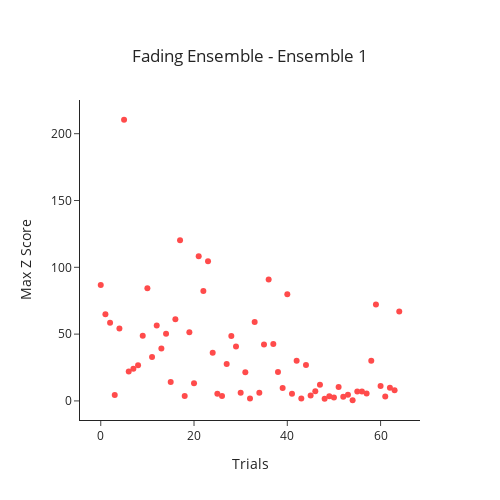

Notebook source saved alongside this figure:
### Code cell
## Plot peak activation of a fading ensemble
activations = mouse_binned_activations['mc09']['Reversal1']
ensemble_number = 1
fig = pf.plot_activation_strength(activations, ensemble_number = ensemble_number, figure_path = figure_path, x_bin_size = None,
                                  title = 'Fading Ensemble', y_title = 'Max Z Score', x_title = 'Trials', 
                                  file_name = 'max_strength_fading_forward_trials.png'.format(x_bin_size), marker_color = 'red')

### Figure 1 — Plotly figure (JSON) as saved in the notebook; plotly's stock layout.template omitted (floating-point values rounded to 4 significant figures)
{"data": [{"marker": {"color": "red"}, "mode": "markers", "opacity": 0.7, "type": "scatter", "x": [0, 1, 2, 3, 4, 5, 6, 7, 8, 9, 10, 11, 12, 13, 14, 15, 16, 17, 18, 19, 20, 21, 22, 23, 24, 25, 26, 27, 28, 29, 30, 31, 32, 33, 34, 35, 36, 37, 38, 39, 40, 41, 42, 43, 44, 45, 46, 47, 48, 49, 50, 51, 52, 53, 54, 55, 56, 57, 58, 59, 60, 61, 62, 63, 64], "y": [86.77, 64.9, 58.52, 4.433, 54.28, 210.4, 21.99, 24.15, 26.66, 48.81, 84.28, 32.85, 56.54, 39.17, 50.25, 14.22, 61.18, 120.3, 3.719, 51.4, 13.16, 108.3, 82.3, 104.5, 36.06, 5.385, 3.671, 27.57, 48.53, 40.64, 6.083, 21.46, 1.867, 59.14, 6.096, 42.19, 90.9, 42.65, 21.63, 9.577, 79.78, 5.313, 30.15, 1.9, 26.86, 3.963, 7.324, 12.18, 1.674, 3.52, 2.634, 10.38, 3.039, 4.62, 0.4983, 7.117, 7.138, 5.622, 30.15, 72.15, 11.16, 3.353, 9.857, 8.036, 66.85]}], "layout": {"height": 500, "title": {"text": "Fading Ensemble - Ensemble 1", "x": 0.5, "xanchor": "center", "y": 0.9, "yanchor": "top"}, "width": 500, "xaxis": {"title": {"text": "Trials"}}, "yaxis": {"title": {"text": "Max Z Score"}}}}
